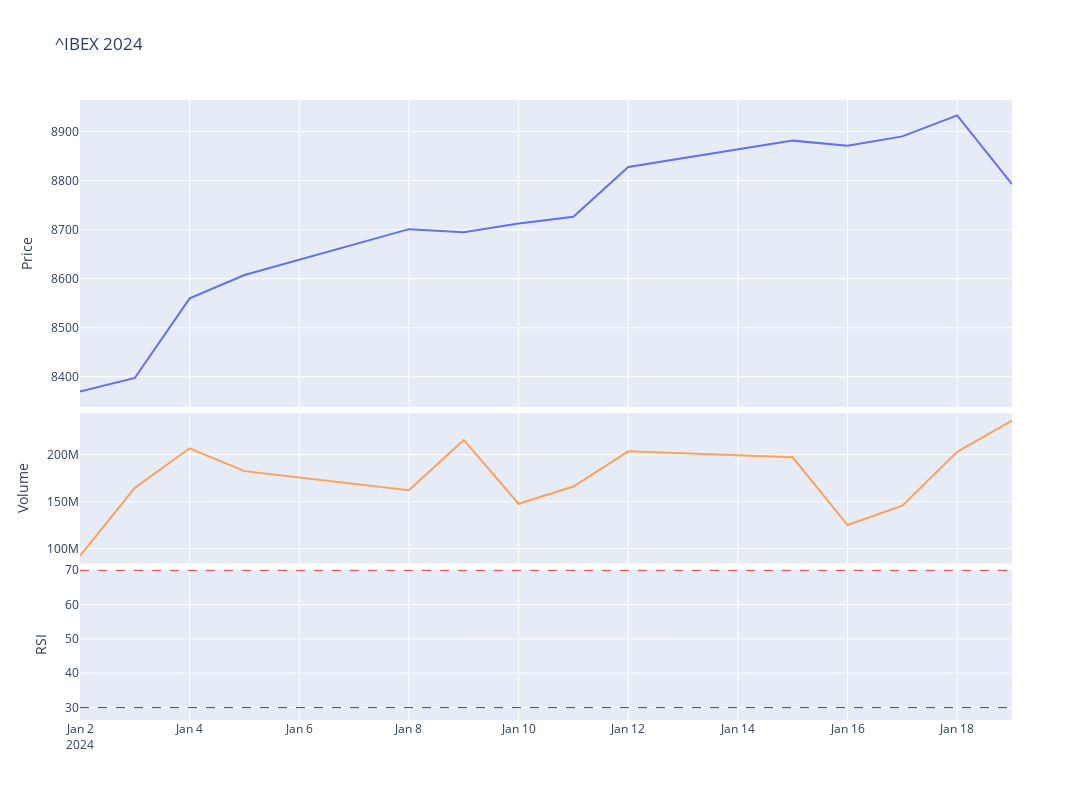

Notebook code cell kept with this figure:
### Code cell
# Plot the adjusted close price of the ^IBEX for year
fig = make_subplots(rows=4, cols=1,shared_xaxes=True,vertical_spacing=0.01,specs=[[{'rowspan':2,'colspan':1}],[None],[{'rowspan':1,'colspan':1}],[{'rowspan':1,'colspan':1}]])

# Graph (1,1)
fig.add_trace(go.Scatter(x=stock_ibex['Adj Close'].loc[year].index,y=stock_ibex['Adj Close'].loc['2023'],mode="lines",name=f'{ticker}'),row=1,col=1)
fig.add_trace(go.Scatter(x=stock_ibex['BB_Lower'].loc[year].index,y=stock_ibex['BB_Lower'].loc['2023'],mode="lines",name='BB_Lower'),row=1,col=1)
fig.add_trace(go.Scatter(x=stock_ibex['BB_Upper'].loc[year].index,y=stock_ibex['BB_Upper'].loc['2023'],mode="lines",name='BB_Upper'),row=1,col=1)
fig.add_trace(go.Scatter(x=stock_ibex['MMA20'].loc[year].index,y=stock_ibex['MMA20'].loc['2023'],mode="lines",name='MMA20'),row=1,col=1)
# Update xaxis properties
fig.update_yaxes(title_text="Price", row=1, col=1)

# Graph (3,1)
fig.add_trace(go.Scatter(x=stock_ibex['Volume'].loc[year].index,y=stock_ibex['Volume'].loc['2023'],mode="lines",name='Volume'),row=3, col=1)
fig.add_trace(go.Scatter(x=stock_ibex['Volume'].loc[year].index,y=stock_ibex['Volume'].loc['2023'].rolling(20).mean(),mode="lines",name='MMA20'),row=3,col=1)
fig.update_yaxes(title_text="Volume", row=3, col=1)

# Graph (4,1)
fig.add_trace(go.Scatter(x=stock_ibex['RSI'].loc[year].index,y=stock_ibex['RSI'].loc[year],mode="lines",name='RSI'),row=4, col=1)
fig.add_hline(y=30, line_width=1, line_dash="dash", line_color="green",row=4,col=1)
fig.add_hline(y=70, line_width=1, line_dash="dash", line_color="red",row=4,col=1)
fig.update_yaxes(title_text="RSI", row=4, col=1)

fig.update_layout(height=800, width=1300,showlegend=False,title=f"{ticker} {year}")

fig.show()

### Figure 1 — Plotly figure (JSON) as saved in the notebook; plotly's stock layout.template omitted (floating-point values rounded to 4 significant figures; data arrays with more than 128 entries replaced by an {"elided": "..."} marker saying what was removed)
{"data": [{"mode": "lines", "name": "^IBEX", "type": "scatter", "x": ["2024-01-02T00:00:00", "2024-01-03T00:00:00", "2024-01-04T00:00:00", "2024-01-05T00:00:00", "2024-01-08T00:00:00", "2024-01-09T00:00:00", "2024-01-10T00:00:00", "2024-01-11T00:00:00", "2024-01-12T00:00:00", "2024-01-15T00:00:00", "2024-01-16T00:00:00", "2024-01-17T00:00:00", "2024-01-18T00:00:00", "2024-01-19T00:00:00"], "xaxis": "x", "y": {"elided": "255 float values"}, "yaxis": "y"}, {"mode": "lines", "name": "BB_Lower", "type": "scatter", "x": ["2024-01-02T00:00:00", "2024-01-03T00:00:00", "2024-01-04T00:00:00", "2024-01-05T00:00:00", "2024-01-08T00:00:00", "2024-01-09T00:00:00", "2024-01-10T00:00:00", "2024-01-11T00:00:00", "2024-01-12T00:00:00", "2024-01-15T00:00:00", "2024-01-16T00:00:00", "2024-01-17T00:00:00", "2024-01-18T00:00:00", "2024-01-19T00:00:00"], "xaxis": "x", "y": {"elided": "255 null values"}, "yaxis": "y"}, {"mode": "lines", "name": "BB_Upper", "type": "scatter", "x": ["2024-01-02T00:00:00", "2024-01-03T00:00:00", "2024-01-04T00:00:00", "2024-01-05T00:00:00", "2024-01-08T00:00:00", "2024-01-09T00:00:00", "2024-01-10T00:00:00", "2024-01-11T00:00:00", "2024-01-12T00:00:00", "2024-01-15T00:00:00", "2024-01-16T00:00:00", "2024-01-17T00:00:00", "2024-01-18T00:00:00", "2024-01-19T00:00:00"], "xaxis": "x", "y": {"elided": "255 null values"}, "yaxis": "y"}, {"mode": "lines", "name": "MMA20", "type": "scatter", "x": ["2024-01-02T00:00:00", "2024-01-03T00:00:00", "2024-01-04T00:00:00", "2024-01-05T00:00:00", "2024-01-08T00:00:00", "2024-01-09T00:00:00", "2024-01-10T00:00:00", "2024-01-11T00:00:00", "2024-01-12T00:00:00", "2024-01-15T00:00:00", "2024-01-16T00:00:00", "2024-01-17T00:00:00", "2024-01-18T00:00:00", "2024-01-19T00:00:00"], "xaxis": "x", "y": {"elided": "255 null values"}, "yaxis": "y"}, {"mode": "lines", "name": "Volume", "type": "scatter", "x": ["2024-01-02T00:00:00", "2024-01-03T00:00:00", "2024-01-04T00:00:00", "2024-01-05T00:00:00", "2024-01-08T00:00:00", "2024-01-09T00:00:00", "2024-01-10T00:00:00", "2024-01-11T00:00:00", "2024-01-12T00:00:00", "2024-01-15T00:00:00", "2024-01-16T00:00:00", "2024-01-17T00:00:00", "2024-01-18T00:00:00", "2024-01-19T00:00:00"], "xaxis": "x2", "y": {"elided": "255 int values"}, "yaxis": "y2"}, {"mode": "lines", "name": "MMA20", "type": "scatter", "x": ["2024-01-02T00:00:00", "2024-01-03T00:00:00", "2024-01-04T00:00:00", "2024-01-05T00:00:00", "2024-01-08T00:00:00", "2024-01-09T00:00:00", "2024-01-10T00:00:00", "2024-01-11T00:00:00", "2024-01-12T00:00:00", "2024-01-15T00:00:00", "2024-01-16T00:00:00", "2024-01-17T00:00:00", "2024-01-18T00:00:00", "2024-01-19T00:00:00"], "xaxis": "x2", "y": {"elided": "255 int values"}, "yaxis": "y2"}, {"mode": "lines", "name": "RSI", "type": "scatter", "x": ["2024-01-02T00:00:00", "2024-01-03T00:00:00", "2024-01-04T00:00:00", "2024-01-05T00:00:00", "2024-01-08T00:00:00", "2024-01-09T00:00:00", "2024-01-10T00:00:00", "2024-01-11T00:00:00", "2024-01-12T00:00:00", "2024-01-15T00:00:00", "2024-01-16T00:00:00", "2024-01-17T00:00:00", "2024-01-18T00:00:00", "2024-01-19T00:00:00"], "xaxis": "x3", "y": [null, null, null, null, null, null, null, null, null, null, null, null, null, 28.58], "yaxis": "y3"}], "layout": {"height": 800, "shapes": [{"line": {"color": "green", "dash": "dash", "width": 1}, "type": "line", "x0": 0, "x1": 1, "xref": "x3 domain", "y0": 30, "y1": 30, "yref": "y3"}, {"line": {"color": "red", "dash": "dash", "width": 1}, "type": "line", "x0": 0, "x1": 1, "xref": "x3 domain", "y0": 70, "y1": 70, "yref": "y3"}], "showlegend": false, "title": {"text": "^IBEX 2024"}, "width": 1300, "xaxis": {"anchor": "y", "domain": [0, 1], "matches": "x3", "showticklabels": false}, "xaxis2": {"anchor": "y2", "domain": [0, 1], "matches": "x3", "showticklabels": false}, "xaxis3": {"anchor": "y3", "domain": [0, 1]}, "yaxis": {"anchor": "x", "domain": [0.505, 1], "title": {"text": "Price"}}, "yaxis2": {"anchor": "x2", "domain": [0.2525, 0.495], "title": {"text": "Volume"}}, "yaxis3": {"anchor": "x3", "domain": [0, 0.2425], "title": {"text": "RSI"}}}}
